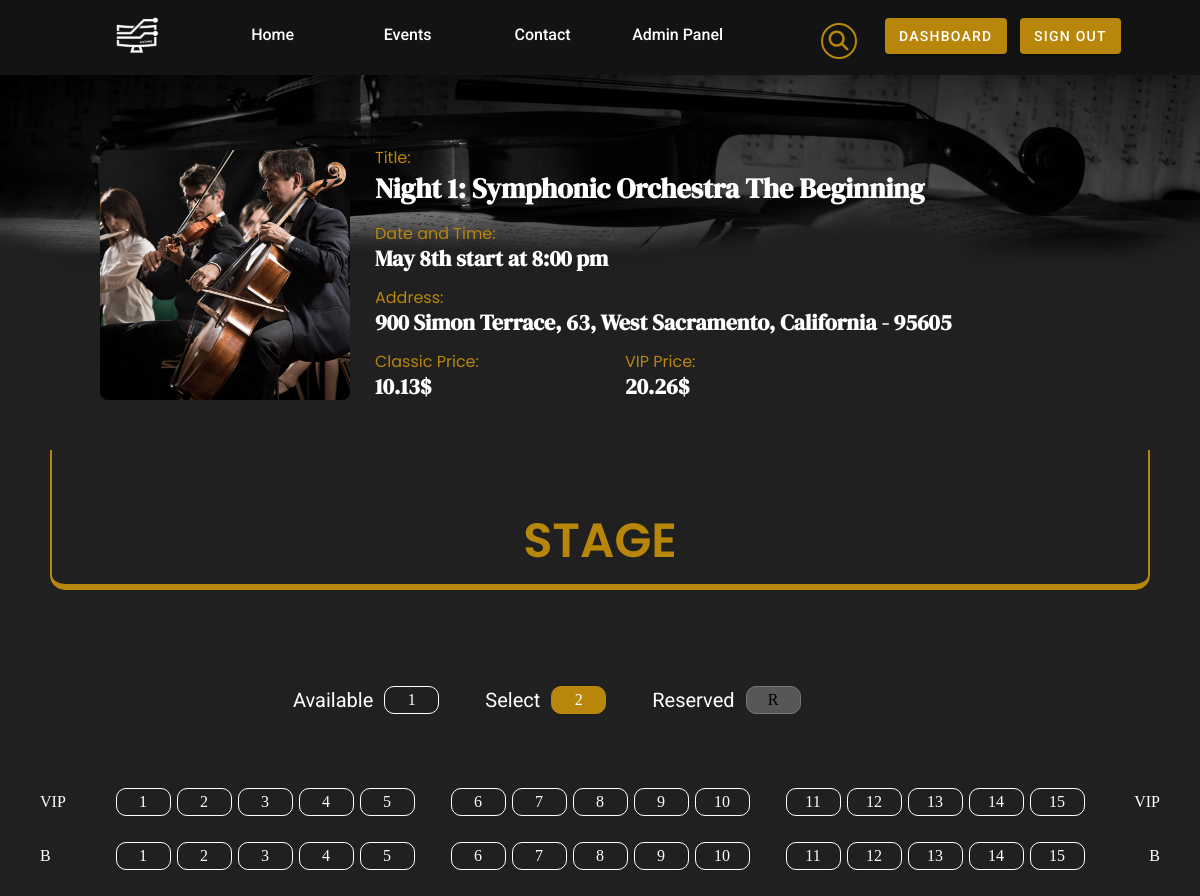
The app's page /seatselection.php?event_id=1 (signed in, upper part), older data.
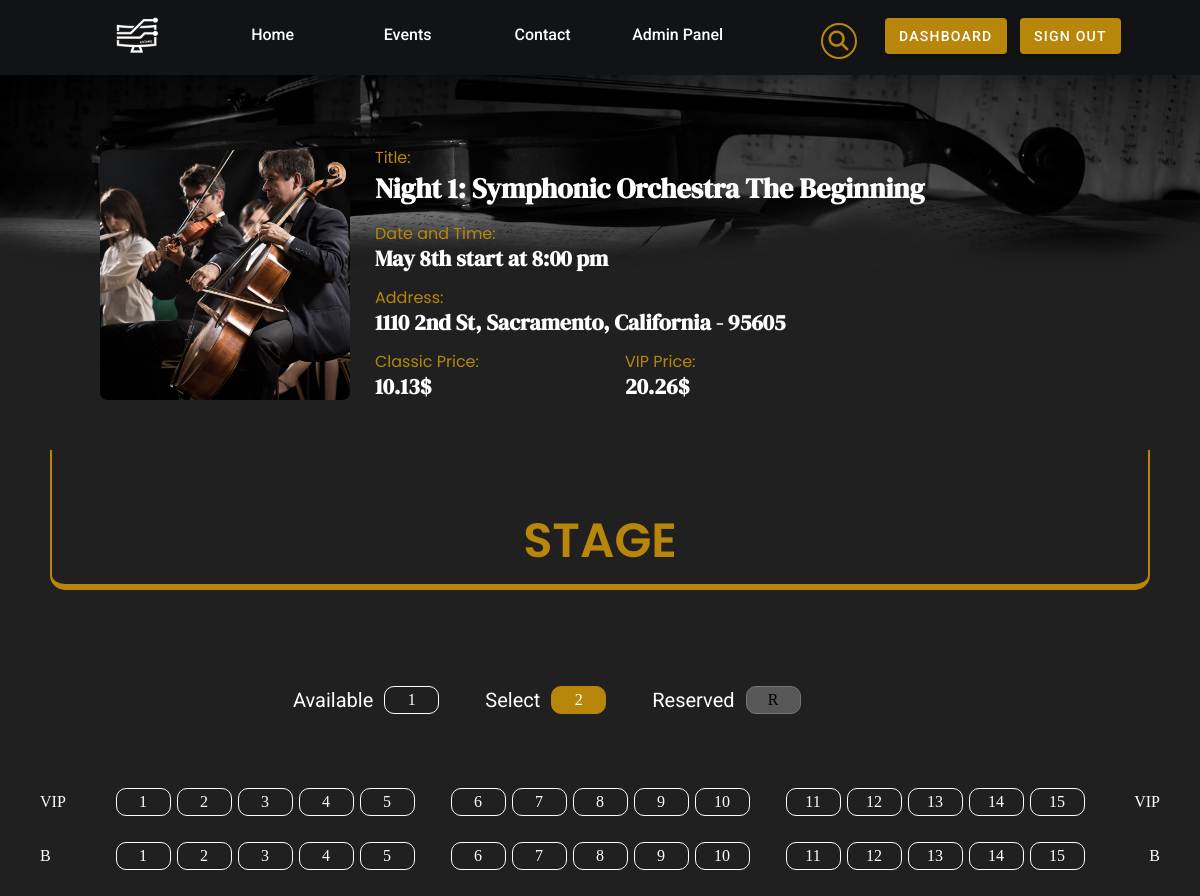
The same page, newer data.
### tables this page shows
CREATE TABLE `events` (
  `id_event` smallint(6) NOT NULL COMMENT 'events id',
  `name` varchar(255) NOT NULL,
  `date` date NOT NULL,
  `start_time` time NOT NULL,
  `end_time` time DEFAULT NULL,
  `img` varchar(511) DEFAULT NULL,
  `location_id` smallint(6) NOT NULL,
  `description` text DEFAULT NULL,
  `base_price` decimal(8,2) NOT NULL DEFAULT 0.00
);

CREATE TABLE `address` (
  `location_id` smallint(6) NOT NULL,
  `state` varchar(16) NOT NULL,
  `city` varchar(255) NOT NULL,
  `street` varchar(255) NOT NULL,
  `unit` varchar(8) DEFAULT NULL,
  `zip_code` varchar(10) NOT NULL,
  `add_type` enum('event','user','admin','') NOT NULL DEFAULT 'event'
);

### seatselection.php (the view, shortened to what this page needs)
<?php
if (!isset($_SESSION['user_data'])) {
    header("Location: user-login-form.php");
    exit();
} else {
    $eventId = isset($_GET['event_id']) ? intval($_GET['event_id']) : 0;
    if ($eventId > 0) {
        require_once("connection.php");
        $eventsQuery = $pdo->prepare("SELECT events.*, address.*
        FROM events
        JOIN address ON events.location_id = address.location_id
        WHERE events.id_event = :event_id
    ");
        $eventsQuery->bindParam(':event_id', $eventId, PDO::PARAM_INT);
        $eventsQuery->execute();
        $event = $eventsQuery->fetch(PDO::FETCH_ASSOC);
    } else {
        header("Location: error.php");
    }
}
?>
<!DOCTYPE html>
<html lang="en">
<head>
    <link rel="stylesheet" href="public/styles/main.css">
    <link rel="stylesheet" href="public/styles/nav.css">
    <link rel="stylesheet" href="public/styles/footer.css">
    <link rel="stylesheet" href="https://cdnjs.cloudflare.com/ajax/libs/font-awesome/6.7.2/css/all.min.css"
 />
    <link rel="stylesheet" href="public/styles/main.css">
</head>
<body>
    <?php
    include("navbar.php");
    ?>
    <div class="seat-main" id="seat-main">
        <div class="event-information">
            <img src="<?php echo $event['img'] ?>" alt="">
            <ul class="event-information-ul">
                <li>
                    <label for="">Title:</label>
                    <h2><?php echo $event['name'] ?></h2>
                </li>
                <li>
                    <label for="">Date and Time:</label>
                    <h4><?php
                    $date = new DateTime($event['date']);
                    $time = new DateTime($event['start_time']);
                    echo $date->format("F jS") . " start at " . $time->format('g:i a');
                    ?></h4>
                </li>
                <li>
                    <label for="Address">Address:</label>
                    <h4><?php
                    $unit_add = '';
                    if (!empty($event['unit'])) {
                        $unit_add = $event['unit'] . ", ";
                    }
                    echo $event['street'] . ", " . $unit_add . $event['city'] . ", " . $event['state'] . " - " . $event['zip_code'];
                    ?></h4>
                </li>
                <li>
                    <span>
                        <label for="Address">Classic Price:</label>
                        <h4><?php echo $event['base_price'] . "$" ?></h4>
                    </span>
                    <span>
                        <label for="Address">VIP Price:</label>
                        <h4><?php echo $event['base_price'] * 2 . "$" ?></h4>
                    </span>
                </li>
            </ul>
        </div>
        <div id="stage">
            STAGE
        </div>
        <div class="sample-icons">
            <ul class="seat-group sam-ico">
                <li class="sam-lab"> Available </li>
                <li class="seat" id="12">1</li>
                <li class="sam-lab"> Select </li>
                <li class="seat-selected" id="14">2</li>
                <li class="sam-lab"> Reserved </li>
                <li class="seat-reserved" id="15">R</li>
            </ul>
        </div>
    </div>
</body>
</html>

### navbar.php (shortened to what this page needs)
<nav>
    <div class="left-side">
        <a href="#"><img id="mylogo" src="public/images/logo2.png" alt="logo"></a>
        <a href="index.php">Home</a>
        <a href="eventslist.php">Events</a>
        <a href="contact.php">Contact</a>
        <a href="admin.php">Admin Panel</a>
    </div>
    <div class="right-side">
        <button id="searchBTN" ><i class="fa-solid fa-magnifying-glass"></i></button>
        <?php
        if (!isset($_SESSION['user_data'])) {
            echo '<a class="signin-up" href="user-login-form.php?signup=true">Sign Up</a>
        <a class="signin-up" href="user-login-form.php?signin=true">Log In</a>';
        } else {
            echo '<a class="signin-up" href="user-dash.php">Dashboard</a>
        <a class="signin-up" href="user-dash.php?logout=1">Sign Out</a>';
        }
        ?>
    </div>
</nav>

### public/styles/main.css (style rules this page uses)
* { box-sizing: border-box; padding: 0; margin: 0; }
body { height:min-content; }
a { text-decoration: none; }
li { list-style-type: none; }

### public/styles/nav.css (style rules this page uses)
nav { display: flex; justify-content: space-around; font-family: Roboto, sans-serif; font-size: 16px; font-weight: 500; margin-top: 0; padding: 15px 0 0 15px; background-color: #121315; min-height: 75px; width: 100%; backdrop-filter: blur(3px); position: absolute; z-index: 2; -webkit-box-shadow: -3px 7px 32px -18px rgba(0, 0, 0, 0.8); -moz-box-shadow: -3px 7px 32px -18px rgba(0, 0, 0, 0.8); box-shadow: -3px 7px 32px -18px rgba(0, 0, 0, 0.8); }
.left-side { display: flex; justify-content: space-between; width: 100%; max-width: 650px; margin-left: 2%; }
.left-side>a { display: inline-flex; line-height: 1.5; min-width: 110px; max-width: 140px; background-color: transparent; text-align: center; justify-content: center; align-content: center; padding: 8px; transition: 0.3s all; height: 38px; color: white; }
.left-side img { margin-top: -8px; height: 40px; transition: all 0.4s; }
.right-side { display: flex; justify-content: space-between; width: 100%; min-width: 200px; max-width: 300px; margin-right: 3%; padding-top: 3px; }
.signin-up { align-items: center; appearance: none; border-radius: 4px; border-style: none; box-shadow: rgba(0, 0, 0, .2) 0 3px 1px -2px, rgba(0, 0, 0, .14) 0 2px 2px 0, rgba(0, 0, 0, .12) 0 1px 5px 0; box-sizing: border-box; color: #fff; cursor: pointer; display: inline-flex; font-family: Roboto, sans-serif; font-size: .875rem; font-weight: 500; height: 36px; justify-content: center; letter-spacing: .0892857em; line-height: normal; min-width: 64px; outline: none; overflow: visible; padding: 0 14px; position: relative; text-align: center; text-decoration: none; text-transform: uppercase; transition: all 280ms cubic-bezier(.4, 0, .2, 1); user-select: none; -webkit-user-select: none; touch-action: manipulation; vertical-align: middle; will-change: transform, opacity; background-color: #B8860B; }
#searchBTN { min-width: 36px; min-height: 36px; width: 36px; height: 36px !important; background-color: transparent; color: #B8860B; font-size: 20px; font-weight: 600; border: 2px solid #B8860B; border-radius: 50%; transition: all 0.3s; margin-right: 15px; }

Row changes from the older to the newer data that the page shows:
changed through a linked row, events "Night 1: Symphonic Orchestra The Beginning": location.street "900 Simon Terrace" → "1110 2nd St"; location.city "West Sacramento" → "Sacramento"; location.unit "63," → (not shown)
